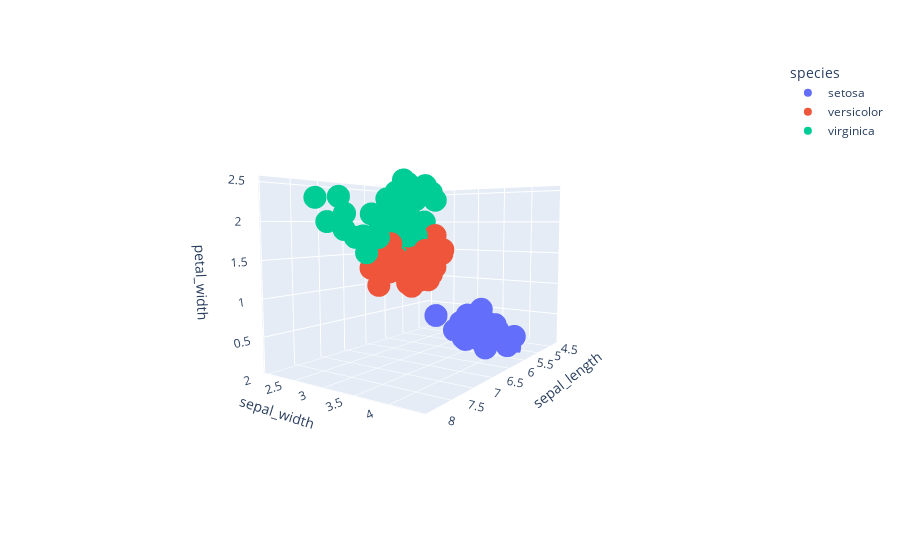

The cell this chart's notebook holds for it:
### Code cell
# new dataset
df = px.data.iris()
# create figure
fig = px.scatter_3d(df, 
                    x='sepal_length', 
                    y='sepal_width', 
                    z='petal_width',
                    color='species')
fig

### Figure 1 — Plotly figure (JSON) as saved in the notebook; plotly's stock layout.template omitted (floating-point values rounded to 4 significant figures)
{"data": [{"hovertemplate": "species=setosa<br>sepal_length=%{x}<br>sepal_width=%{y}<br>petal_width=%{z}<extra></extra>", "legendgroup": "setosa", "marker": {"color": "#636efa", "symbol": "circle"}, "mode": "markers", "name": "setosa", "scene": "scene", "showlegend": true, "type": "scatter3d", "x": [5.1, 4.9, 4.7, 4.6, 5, 5.4, 4.6, 5, 4.4, 4.9, 5.4, 4.8, 4.8, 4.3, 5.8, 5.7, 5.4, 5.1, 5.7, 5.1, 5.4, 5.1, 4.6, 5.1, 4.8, 5, 5, 5.2, 5.2, 4.7, 4.8, 5.4, 5.2, 5.5, 4.9, 5, 5.5, 4.9, 4.4, 5.1, 5, 4.5, 4.4, 5, 5.1, 4.8, 5.1, 4.6, 5.3, 5], "y": [3.5, 3, 3.2, 3.1, 3.6, 3.9, 3.4, 3.4, 2.9, 3.1, 3.7, 3.4, 3, 3, 4, 4.4, 3.9, 3.5, 3.8, 3.8, 3.4, 3.7, 3.6, 3.3, 3.4, 3, 3.4, 3.5, 3.4, 3.2, 3.1, 3.4, 4.1, 4.2, 3.1, 3.2, 3.5, 3.1, 3, 3.4, 3.5, 2.3, 3.2, 3.5, 3.8, 3, 3.8, 3.2, 3.7, 3.3], "z": [0.2, 0.2, 0.2, 0.2, 0.2, 0.4, 0.3, 0.2, 0.2, 0.1, 0.2, 0.2, 0.1, 0.1, 0.2, 0.4, 0.4, 0.3, 0.3, 0.3, 0.2, 0.4, 0.2, 0.5, 0.2, 0.2, 0.4, 0.2, 0.2, 0.2, 0.2, 0.4, 0.1, 0.2, 0.1, 0.2, 0.2, 0.1, 0.2, 0.2, 0.3, 0.3, 0.2, 0.6, 0.4, 0.3, 0.2, 0.2, 0.2, 0.2]}, {"hovertemplate": "species=versicolor<br>sepal_length=%{x}<br>sepal_width=%{y}<br>petal_width=%{z}<extra></extra>", "legendgroup": "versicolor", "marker": {"color": "#EF553B", "symbol": "circle"}, "mode": "markers", "name": "versicolor", "scene": "scene", "showlegend": true, "type": "scatter3d", "x": [7, 6.4, 6.9, 5.5, 6.5, 5.7, 6.3, 4.9, 6.6, 5.2, 5, 5.9, 6, 6.1, 5.6, 6.7, 5.6, 5.8, 6.2, 5.6, 5.9, 6.1, 6.3, 6.1, 6.4, 6.6, 6.8, 6.7, 6, 5.7, 5.5, 5.5, 5.8, 6, 5.4, 6, 6.7, 6.3, 5.6, 5.5, 5.5, 6.1, 5.8, 5, 5.6, 5.7, 5.7, 6.2, 5.1, 5.7], "y": [3.2, 3.2, 3.1, 2.3, 2.8, 2.8, 3.3, 2.4, 2.9, 2.7, 2, 3, 2.2, 2.9, 2.9, 3.1, 3, 2.7, 2.2, 2.5, 3.2, 2.8, 2.5, 2.8, 2.9, 3, 2.8, 3, 2.9, 2.6, 2.4, 2.4, 2.7, 2.7, 3, 3.4, 3.1, 2.3, 3, 2.5, 2.6, 3, 2.6, 2.3, 2.7, 3, 2.9, 2.9, 2.5, 2.8], "z": [1.4, 1.5, 1.5, 1.3, 1.5, 1.3, 1.6, 1, 1.3, 1.4, 1, 1.5, 1, 1.4, 1.3, 1.4, 1.5, 1, 1.5, 1.1, 1.8, 1.3, 1.5, 1.2, 1.3, 1.4, 1.4, 1.7, 1.5, 1, 1.1, 1, 1.2, 1.6, 1.5, 1.6, 1.5, 1.3, 1.3, 1.3, 1.2, 1.4, 1.2, 1, 1.3, 1.2, 1.3, 1.3, 1.1, 1.3]}, {"hovertemplate": "species=virginica<br>sepal_length=%{x}<br>sepal_width=%{y}<br>petal_width=%{z}<extra></extra>", "legendgroup": "virginica", "marker": {"color": "#00cc96", "symbol": "circle"}, "mode": "markers", "name": "virginica", "scene": "scene", "showlegend": true, "type": "scatter3d", "x": [6.3, 5.8, 7.1, 6.3, 6.5, 7.6, 4.9, 7.3, 6.7, 7.2, 6.5, 6.4, 6.8, 5.7, 5.8, 6.4, 6.5, 7.7, 7.7, 6, 6.9, 5.6, 7.7, 6.3, 6.7, 7.2, 6.2, 6.1, 6.4, 7.2, 7.4, 7.9, 6.4, 6.3, 6.1, 7.7, 6.3, 6.4, 6, 6.9, 6.7, 6.9, 5.8, 6.8, 6.7, 6.7, 6.3, 6.5, 6.2, 5.9], "y": [3.3, 2.7, 3, 2.9, 3, 3, 2.5, 2.9, 2.5, 3.6, 3.2, 2.7, 3, 2.5, 2.8, 3.2, 3, 3.8, 2.6, 2.2, 3.2, 2.8, 2.8, 2.7, 3.3, 3.2, 2.8, 3, 2.8, 3, 2.8, 3.8, 2.8, 2.8, 2.6, 3, 3.4, 3.1, 3, 3.1, 3.1, 3.1, 2.7, 3.2, 3.3, 3, 2.5, 3, 3.4, 3], "z": [2.5, 1.9, 2.1, 1.8, 2.2, 2.1, 1.7, 1.8, 1.8, 2.5, 2, 1.9, 2.1, 2, 2.4, 2.3, 1.8, 2.2, 2.3, 1.5, 2.3, 2, 2, 1.8, 2.1, 1.8, 1.8, 1.8, 2.1, 1.6, 1.9, 2, 2.2, 1.5, 1.4, 2.3, 2.4, 1.8, 1.8, 2.1, 2.4, 2.3, 1.9, 2.3, 2.5, 2.3, 1.9, 2, 2.3, 1.8]}], "layout": {"autosize": true, "legend": {"title": {"text": "species"}, "tracegroupgap": 0}, "margin": {"t": 60}, "scene": {"aspectmode": "auto", "aspectratio": {"x": 1.31, "y": 0.8736, "z": 0.8736}, "camera": {"center": {"x": 0, "y": 0, "z": 0}, "eye": {"x": 2.077, "y": 1.415, "z": 0.2307}, "projection": {"type": "perspective"}, "up": {"x": 0, "y": 0, "z": 1}}, "domain": {"x": [0, 1], "y": [0, 1]}, "xaxis": {"title": {"text": "sepal_length"}, "type": "linear"}, "yaxis": {"title": {"text": "sepal_width"}, "type": "linear"}, "zaxis": {"title": {"text": "petal_width"}, "type": "linear"}}}}
